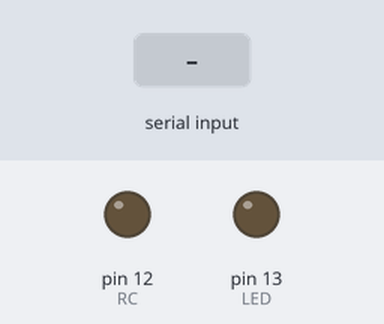
This sketch was run on a simulated Arduino Uno, built with avr-gcc and run on an emulated ATmega328P. Shown: output pins drawn as LEDs (lit = HIGH). Inputs (shaded band) come from the test bench.

Above: at 1.2 s.
1.3 s: "0\n" received over Serial
At 2.61 s:
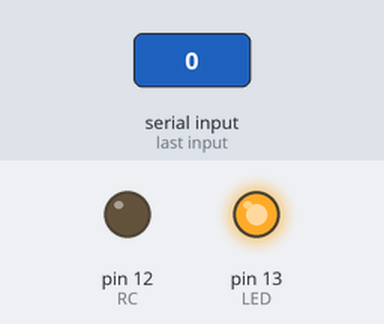
4.3 s: "1\n" received over Serial
At 6.8 s:
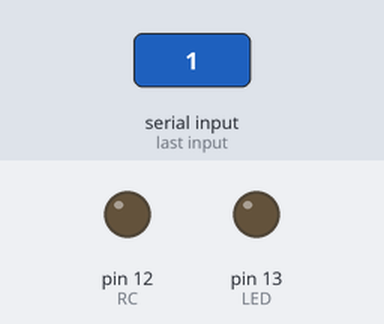
Timing chart, 0 to 8.3 s (numbered marks = the images above; inputs shaded):
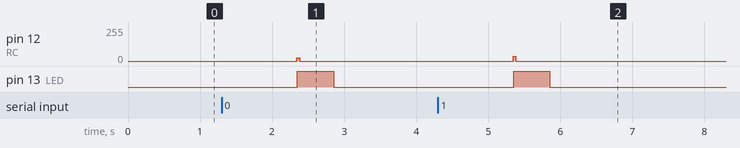

Measured:
- after the input at 1.3 s, pin 12 (RC): 0/255 → 26/255 after 1.0 s, → 0/255 0.04 s later; pin 13 (LED): LOW → HIGH after 1.1 s, → LOW 0.50 s later
- after the input at 4.3 s, pin 12 (RC): 0/255 → 35/255 after 1.0 s, → 0/255 0.04 s later; pin 13 (LED): LOW → HIGH after 1.1 s, → LOW 0.50 s later

The sketch:

emitter.ino
```cpp
short RC = 12;
short LED = 13;

void setup() {
  Serial.begin(9600);
  pinMode(RC, OUTPUT);
  pinMode(LED, OUTPUT);
}

void loop() {
  if(Serial.available() > 0) {
    // parse code from serial
    String str = Serial.readStringUntil(32);
    char data[str.length()+1];
    str.toCharArray(data, str.length()+1);
    // send code
    sendCode(data);
    // light up LED for debugging
    digitalWrite(LED, HIGH);
    delay(500);
    digitalWrite(LED, LOW);
  }
}

boolean sendCode(char code[]){
  for(short z = 0; z<4; z++){
    for(short i = 0; i<12; i++){
      sendByte(code[i]);
    }
    digitalWrite(RC,HIGH);
    delayMicroseconds(400);

    digitalWrite(RC,LOW);
    delayMicroseconds(9600);
  }
  return true;
}
void sendByte(char i) {
  switch(i){
    case '0':{
      digitalWrite(RC,HIGH);
      delayMicroseconds(400);

      digitalWrite(RC,LOW);
      delayMicroseconds(850);

      digitalWrite(RC,HIGH);
      delayMicroseconds(400);

      digitalWrite(RC,LOW);
      delayMicroseconds(850);

      return;
    }
    case '1':{
      digitalWrite(RC,HIGH);
      delayMicroseconds(400);

      digitalWrite(RC,LOW);
      delayMicroseconds(850);

      digitalWrite(RC,HIGH);
      delayMicroseconds(900);

      digitalWrite(RC,LOW);
      delayMicroseconds(350);

      return;
    }
  }
}
```
